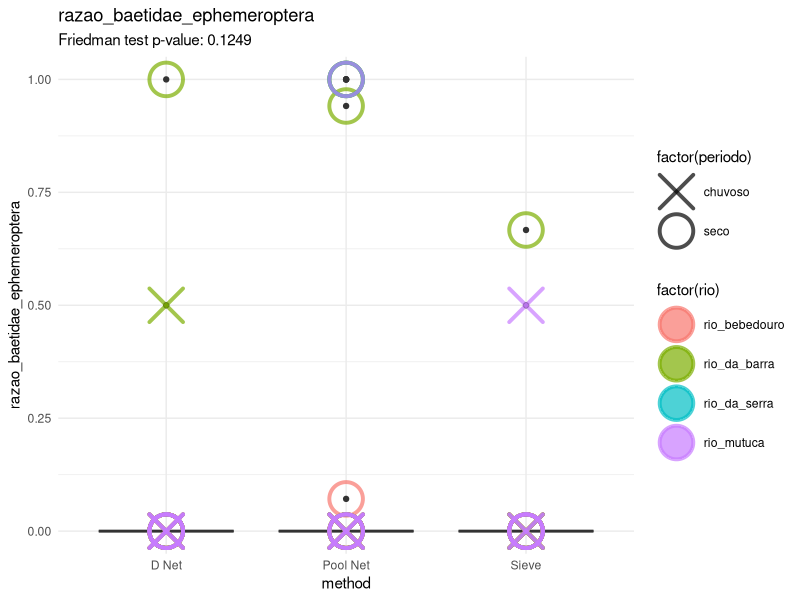
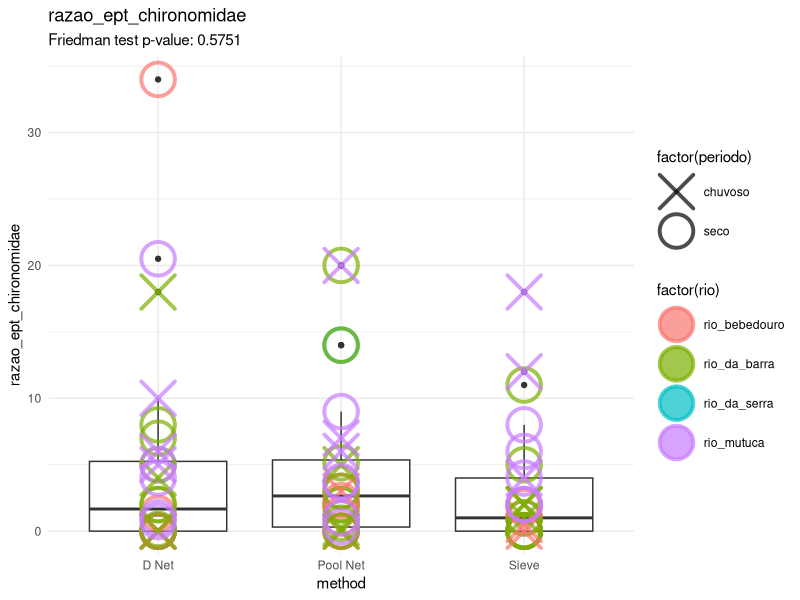
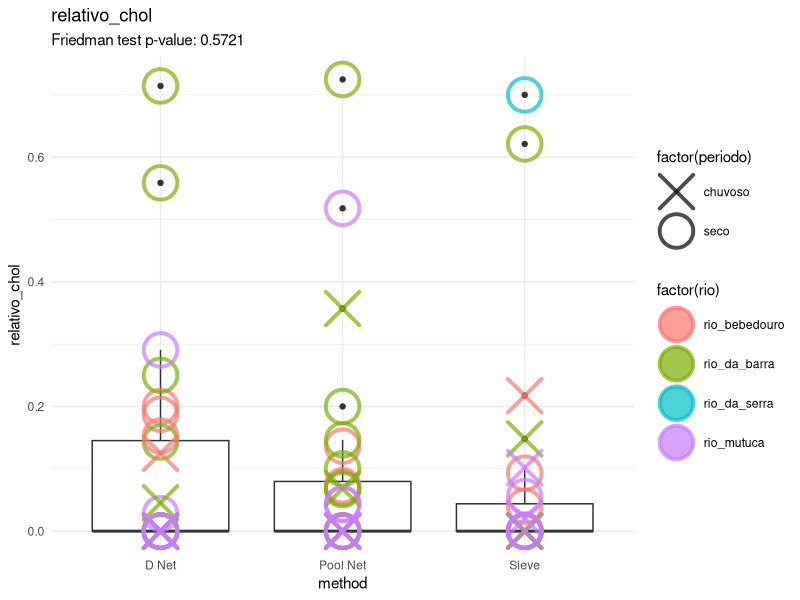
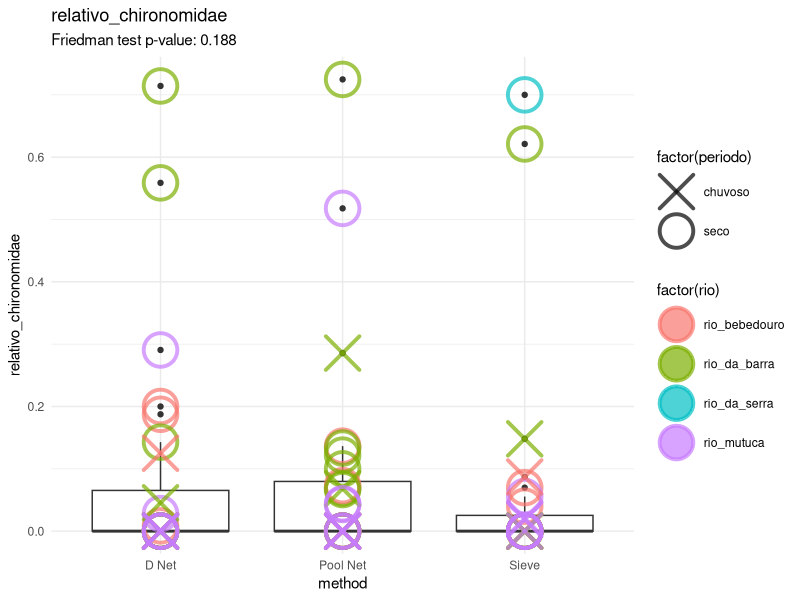
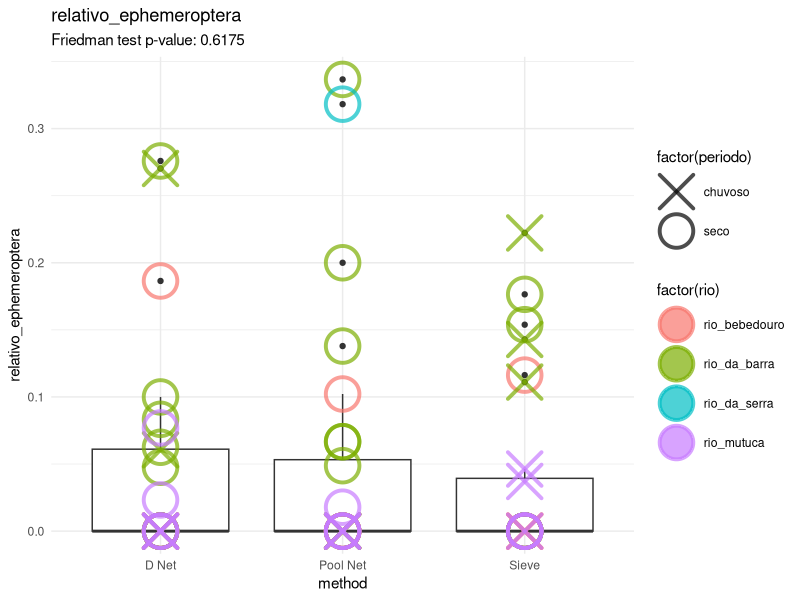
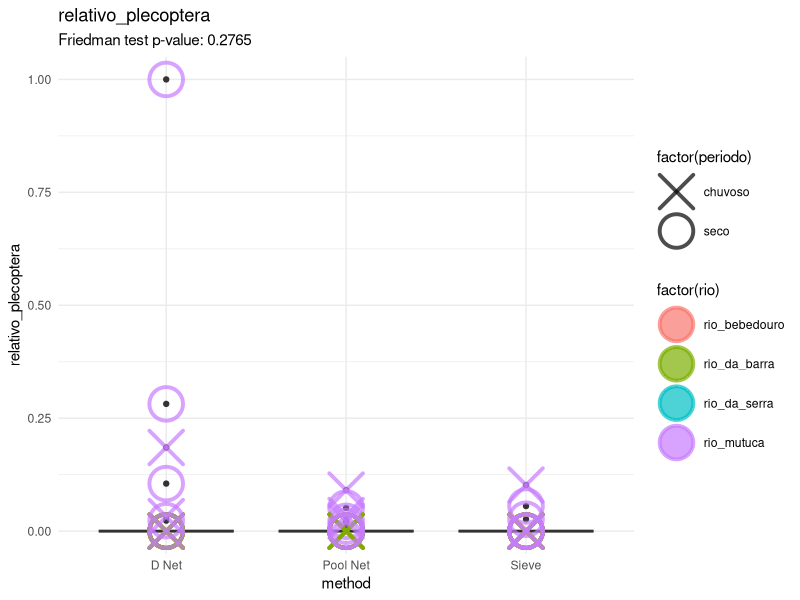
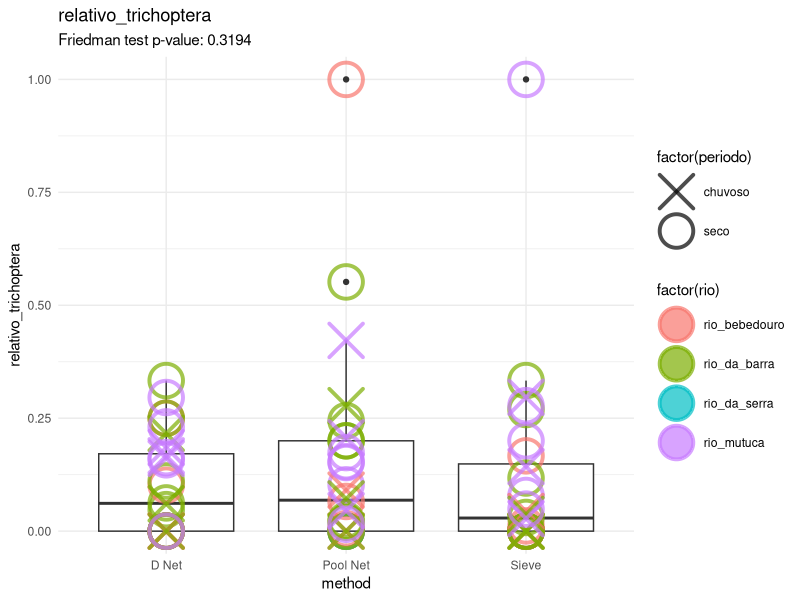
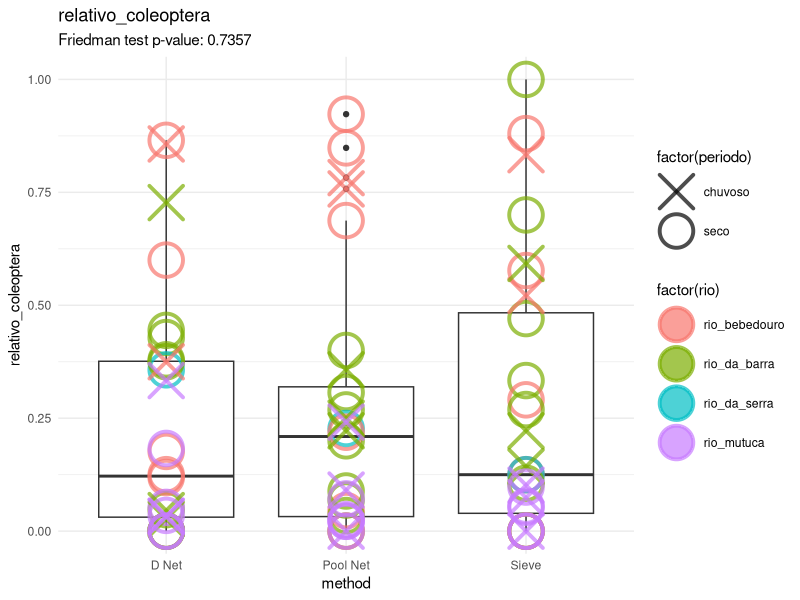

The R script that drew these images, in order: (Note: this script raises an error after producing the figures.)
library(tidyverse)

################################## Configurações ###############################
set.seed(1994)
metodos_de_amostragem <- c("D Net", "Pool Net", "Sieve")
pontos_impactado <- c("RiodaBarra-P2", "RioMutuca-P3")


if (length(metodos_de_amostragem) == 3) {
  pasta_figuras <- "figuras/redes/glmm_promessa/"
  pasta_tabelas <- "tabelas/redes/glmm_promessa/"
} 


# Pastas de figuras
if (!dir.exists(pasta_figuras)) {
  dir.create(pasta_figuras, recursive = TRUE)
}

# Pasta de tabelas
if (!dir.exists(pasta_tabelas)) {
  dir.create(pasta_tabelas, recursive = TRUE)
}

################################## Carregar dados ##############################
indices_df_raw <- 
  read_csv("dados/processado/matriz_indices_imaturos_piata.csv") %>%
  mutate()

############################## Pre-processamento ###############################
vetor_respostas <- indices_df_raw %>%
  select(-(campanha:method)) %>%
  names()

indices_df <- indices_df_raw %>%
  filter(method %in% metodos_de_amostragem) %>%
  mutate("coluna_id" = paste0(rio, "_", locality_name, "_", campanha)) %>%
    mutate(
    id_tempo_espaço = paste0(campanha, rio, locality_name),
    periodo = case_when(
      campanha %in% c("campanha_1", "campanha_2", "campanha_4") ~ "seco",
      campanha %in% c("campanha_3") ~ "chuvoso",
      TRUE ~ "desconecido"
    ),
    barramento = case_when(
        locality_name %in% pontos_impactado ~ "barrado",
        TRUE ~ "não_barrado"
    )
  ) 



categorias <- indices_df %>%
  select(coluna_id, periodo, rio, locality_name) %>%
  distinct()

################################ Processamento #################################
list_of_plots <- list()
i <- "riqueza_ordens"
for (i in vetor_respostas) {
  print(paste("Analisando redes para índice:", i))

  
  dados_filtrados <- indices_df %>%
    select(coluna_id, method, i) %>%
    pivot_wider(names_from = method, values_from = i) %>%
    filter(if_all(c(`D Net`, `Pool Net`, `Sieve`), is.finite))
  
  dados_filtrados_long <- dados_filtrados %>%
    pivot_longer(
      cols = c("D Net", "Pool Net", "Sieve"),
      names_to = "method",
      values_to = i
    )


  # Friedman test
  friedman_test_result <- friedman.test(
    as.formula(paste(i, "~ method | coluna_id")),
    data = dados_filtrados_long
  )
  
  dados_filtrados_long_categorias <- dados_filtrados_long %>%
    left_join(categorias, by = "coluna_id")


  plot <- ggplot(
    dados_filtrados_long_categorias,
    aes(x = method, y = !!sym(i))
  ) +
    theme_minimal() +
    geom_boxplot() +
    geom_point(
        aes(
        color = factor(rio),
        shape = factor(periodo)
        ),
        #fill = "gray70", 
        size = 10,
        alpha = 0.7,
        stroke = 2) +
    scale_shape_manual(values = c(4, 21)) +
    labs(
      title = i,
      subtitle = paste0(
        "Friedman test p-value: ", round(friedman_test_result$p.value, 4)
      )
    ) 
  
  ggsave(
    filename = paste0(pasta_figuras, i, ".png"),
    plot = plot,
    width = 8,
    height = 6
  )

}

################################### Post roc ###################################

for (i in vetor_respostas) {
  print(paste("Analisando redes (post-hoc) para índice:", i))

  if (i == "coletor_recolhedor_proporcao") {
    indices_df <- indices_df %>%
      filter(!coletor_recolhedor_proporcao > 0.4)
  }
  
  dados_filtrados <- indices_df %>%
    select(coluna_id, method, i) %>%
    pivot_wider(names_from = method, values_from = i)
  
  dados_filtrados_long <- dados_filtrados %>%
    pivot_longer(
      cols = c("D Net", "Pool Net", "Sieve"),
      names_to = "method",
      values_to = i
    )
  
  tabela_post_hoc <- pairwise.wilcox.test(
    dados_filtrados_long[[i]],
    dados_filtrados_long$method,
    p.adjust.method = "bonferroni",
    paired = TRUE
  )
  write_csv(
    as.data.frame(tabela_post_hoc$p.value) %>%
      rownames_to_column(var = "method1"),
    paste0(pasta_tabelas,  "wilxox_matrix_", i, ".csv")
  )
}
